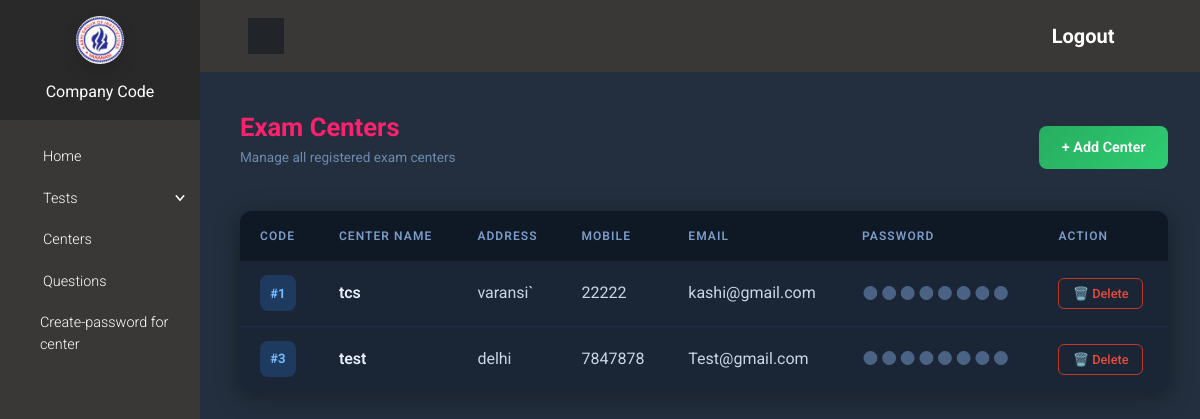
The app's page /centers/ (signed in) with its own data.
### companylogin/models.py (models this page shows, shortened)
class Center(models.Model):
    center_name = models.CharField(max_length=256)
    address = models.CharField(max_length=256)
    phone = models.CharField(max_length=256)
    email = models.CharField(max_length=256)
    profile_pic = models.FileField(upload_to='profile_pic/',null=True,default=None)
    password = models.CharField(max_length=128)

### companylogin/views.py (the view)
# urls.py: path('centers/',views.centers,name="centers"),
def centers(request):
    try:
        if request.session['com_id']:
            centers = Center.objects.all()
            return render(request,'centers.html',{'centers':centers})
    except KeyError:
        pass
    return redirect('homepage')

### companylogin/templates/centers.html (shortened to what this page needs)
{% load static %}
<!DOCTYPE html>
<html>
<head>
    <link rel="stylesheet" href="{% static 'vendor/choices.js/public/assets/styles/choices.min.css' %}">
    <link rel="stylesheet" href="{% static 'vendor/overlayscrollbars/css/OverlayScrollbars.min.css' %}">
    <link rel="stylesheet" href="{% static 'static/css/main.css' %}">
    <link rel="stylesheet" href="{% static 'css/custom.css' %}">
</head>
{% include "com_header.html" %}
<div class="page" style="background-color:#232f3e; min-height: 100vh;">
    <div class="content-area">
        <div class="page-header">
            <div>
                <h1 class="page-title">Exam Centers</h1>
                <p class="page-subtitle">Manage all registered exam centers</p>
            </div>
            <button class="btn-add" id="open_modal_btn">&#43; Add Center</button>
        </div>
        <div class="table-card">
            <table>
                <thead>
                    <tr>
                        <th>Code</th>
                        <th>Center Name</th>
                        <th>Address</th>
                        <th>Mobile</th>
                        <th>Email</th>
                        <th>Password</th>
                        <th>Action</th>
                    </tr>
                </thead>
                <tbody>
                    {% for center in centers %}
                    <tr>
                        <td><span class="center-id-badge">#{{ center.id }}</span></td>
                        <td><span class="center-name">{{ center.center_name }}</span></td>
                        <td>{{ center.address }}</td>
                        <td>{{ center.phone }}</td>
                        <td>{{ center.email }}</td>
                        <td><span class="pw-mask">&#9679;&#9679;&#9679;&#9679;&#9679;&#9679;&#9679;&#9679;</span></td>
                        <td>
                            <a href="{% url 'delete_center' center.id %}"
                               class="btn-delete"
                               onclick="return confirm('Delete center &quot;{{ center.center_name }}&quot;? This cannot be undone.')">
                                &#128465; Delete
                            </a>
                        </td>
                    </tr>
                    {% endfor %}
                </tbody>
            </table>
        </div>
    </div>
</div>
<link rel="stylesheet" href="https://use.fontawesome.com/releases/v5.7.1/css/all.css"
>
</body>
</html>

### companylogin/templates/centers.html (style rules this page uses)
.content-area { padding: 2rem 2rem 2rem 2.5rem; margin-top: 5rem; }
.page-header { display: flex; justify-content: space-between; align-items: center; margin-bottom: 1.75rem; }
.page-title { font-size: 1.6rem; font-weight: 700; color: #ff216f; margin: 0; }
.page-subtitle { color: #6c8aad; font-size: 0.85rem; margin-top: 0.25rem; }
.btn-add { background: linear-gradient(135deg, #27ae60, #2ecc71); color: #fff; border: none; padding: 0.65rem 1.4rem; border-radius: 8px; font-weight: 600; font-size: 0.9rem; cursor: pointer; transition: all 0.2s; display: inline-flex; align-items: center; gap: 0.4rem; text-decoration: none; }
.table-card { background: #1a2535; border-radius: 12px; overflow: hidden; box-shadow: 0 4px 24px rgba(0,0,0,0.35); }
.table-card table { width: 100%; border-collapse: collapse; color: #c8d6e5; }
.table-card thead th { background: #0f1825; color: #7a9cc7; font-size: 0.75rem; text-transform: uppercase; letter-spacing: 0.09em; padding: 1rem 1.25rem; border: none; font-weight: 600; white-space: nowrap; }
.table-card tbody tr { border-bottom: 1px solid #1f2f45; transition: background 0.15s; }
.table-card tbody tr:last-child { border-bottom: none; }
.table-card tbody td { padding: 0.9rem 1.25rem; border: none; vertical-align: middle; }
.center-id-badge { display: inline-flex; align-items: center; justify-content: center; min-width: 36px; height: 36px; padding: 0 0.5rem; background: #1e3a5f; color: #74b9ff; border-radius: 8px; font-weight: 700; font-size: 0.82rem; }
.center-name { font-weight: 600; color: #e8f0fb; }
.pw-mask { font-size: 1.15rem; letter-spacing: 0.1em; color: #4a6385; }
.btn-delete { display: inline-block; background: transparent; border: 1px solid #c0392b; color: #e74c3c; padding: 0.32rem 0.85rem; border-radius: 6px; font-size: 0.8rem; font-weight: 500; cursor: pointer; transition: all 0.18s; text-decoration: none; white-space: nowrap; }

### records on screen
Center: id "1", center_name "tcs", address "varansi`", phone "22222", email "kashi@gmail.com"
Center: id "3", center_name "test", address "delhi", phone "7847878", email "Test@gmail.com"
